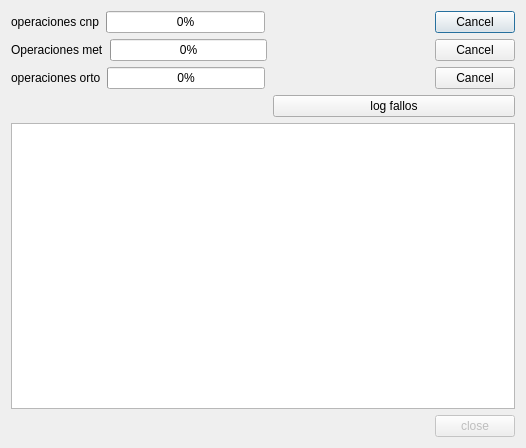
<?xml version="1.0" encoding="UTF-8"?>
<ui version="4.0">
 <class>operacionProgresdialog</class>
 <widget class="QDialog" name="operacionProgresdialog">
  <property name="geometry">
   <rect>
    <x>0</x>
    <y>0</y>
    <width>526</width>
    <height>448</height>
   </rect>
  </property>
  <property name="sizePolicy">
   <sizepolicy hsizetype="Expanding" vsizetype="Expanding">
    <horstretch>0</horstretch>
    <verstretch>0</verstretch>
   </sizepolicy>
  </property>
  <property name="windowTitle">
   <string>Dialog</string>
  </property>
  <layout class="QVBoxLayout" name="verticalLayout">
   <item>
    <layout class="QHBoxLayout" name="horizontalLayout_3">
     <item>
      <widget class="QLabel" name="labelCnp">
       <property name="text">
        <string>operaciones cnp</string>
       </property>
      </widget>
     </item>
     <item>
      <widget class="QProgressBar" name="progressBarCnp">
       <property name="value">
        <number>0</number>
       </property>
      </widget>
     </item>
     <item>
      <widget class="QLabel" name="labelCancelCnp">
       <property name="sizePolicy">
        <sizepolicy hsizetype="Expanding" vsizetype="Preferred">
         <horstretch>0</horstretch>
         <verstretch>0</verstretch>
        </sizepolicy>
       </property>
       <property name="text">
        <string/>
       </property>
       <property name="alignment">
        <set>Qt::AlignCenter</set>
       </property>
      </widget>
     </item>
     <item>
      <widget class="QPushButton" name="pushButtonCancelCnp">
       <property name="text">
        <string>Cancel</string>
       </property>
      </widget>
     </item>
    </layout>
   </item>
   <item>
    <layout class="QHBoxLayout" name="horizontalLayout">
     <item>
      <widget class="QLabel" name="labelMet">
       <property name="text">
        <string>Operaciones met</string>
       </property>
      </widget>
     </item>
     <item>
      <widget class="QProgressBar" name="progressBarMet">
       <property name="value">
        <number>0</number>
       </property>
      </widget>
     </item>
     <item>
      <widget class="QLabel" name="labelCancelMet">
       <property name="sizePolicy">
        <sizepolicy hsizetype="Expanding" vsizetype="Preferred">
         <horstretch>0</horstretch>
         <verstretch>0</verstretch>
        </sizepolicy>
       </property>
       <property name="text">
        <string/>
       </property>
       <property name="alignment">
        <set>Qt::AlignCenter</set>
       </property>
      </widget>
     </item>
     <item>
      <widget class="QPushButton" name="pushButtonCancelMet">
       <property name="text">
        <string>Cancel</string>
       </property>
      </widget>
     </item>
    </layout>
   </item>
   <item>
    <layout class="QHBoxLayout" name="horizontalLayout_2">
     <item>
      <widget class="QLabel" name="labelorto">
       <property name="text">
        <string>operaciones orto</string>
       </property>
      </widget>
     </item>
     <item>
      <widget class="QProgressBar" name="progressBarOrto">
       <property name="value">
        <number>0</number>
       </property>
      </widget>
     </item>
     <item>
      <widget class="QLabel" name="labelCancelOrto">
       <property name="sizePolicy">
        <sizepolicy hsizetype="Expanding" vsizetype="Preferred">
         <horstretch>0</horstretch>
         <verstretch>0</verstretch>
        </sizepolicy>
       </property>
       <property name="text">
        <string/>
       </property>
       <property name="alignment">
        <set>Qt::AlignCenter</set>
       </property>
      </widget>
     </item>
     <item>
      <widget class="QPushButton" name="pushButtonCancelOrto">
       <property name="text">
        <string>Cancel</string>
       </property>
      </widget>
     </item>
    </layout>
   </item>
   <item>
    <layout class="QHBoxLayout" name="horizontalLayout_4">
     <item>
      <widget class="QLabel" name="labelIconoAdvertencia">
       <property name="text">
        <string/>
       </property>
       <property name="pixmap">
        <pixmap resource="recursos.qrc">:/imagenes/imagenes/application-exit.png</pixmap>
       </property>
      </widget>
     </item>
     <item>
      <widget class="QLabel" name="labelAdvertenciaFallo">
       <property name="sizePolicy">
        <sizepolicy hsizetype="Expanding" vsizetype="Preferred">
         <horstretch>0</horstretch>
         <verstretch>0</verstretch>
        </sizepolicy>
       </property>
       <property name="text">
        <string/>
       </property>
      </widget>
     </item>
     <item>
      <widget class="QPushButton" name="pushButtonFallo">
       <property name="sizePolicy">
        <sizepolicy hsizetype="Expanding" vsizetype="Fixed">
         <horstretch>0</horstretch>
         <verstretch>0</verstretch>
        </sizepolicy>
       </property>
       <property name="text">
        <string>log fallos</string>
       </property>
      </widget>
     </item>
    </layout>
   </item>
   <item>
    <widget class="QTextBrowser" name="textBrowserFallo"/>
   </item>
   <item>
    <layout class="QHBoxLayout" name="horizontalLayout_5">
     <item>
      <spacer name="horizontalSpacer">
       <property name="orientation">
        <enum>Qt::Horizontal</enum>
       </property>
       <property name="sizeHint" stdset="0">
        <size>
         <width>40</width>
         <height>20</height>
        </size>
       </property>
      </spacer>
     </item>
     <item>
      <widget class="QPushButton" name="pushButtonClose">
       <property name="enabled">
        <bool>false</bool>
       </property>
       <property name="text">
        <string>close</string>
       </property>
      </widget>
     </item>
    </layout>
   </item>
  </layout>
 </widget>
 <resources>
  <include location="recursos.qrc"/>
 </resources>
 <connections/>
</ui>
